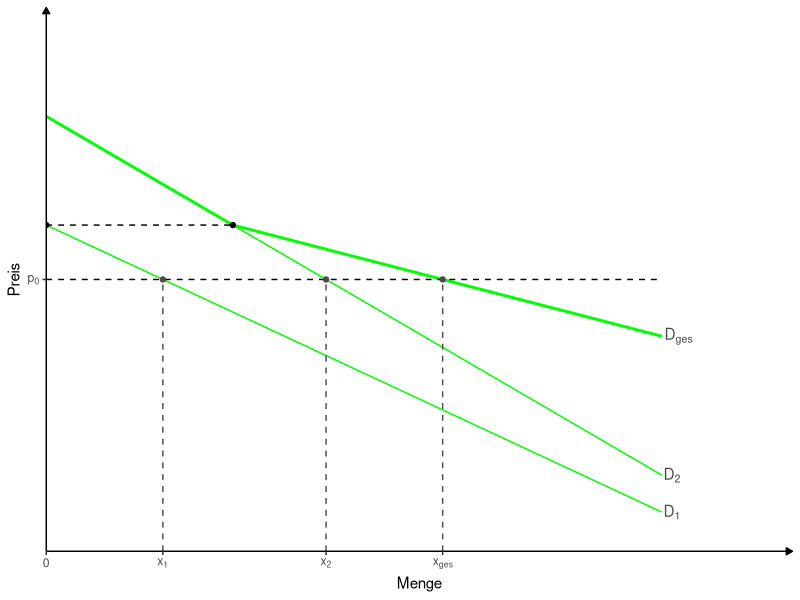
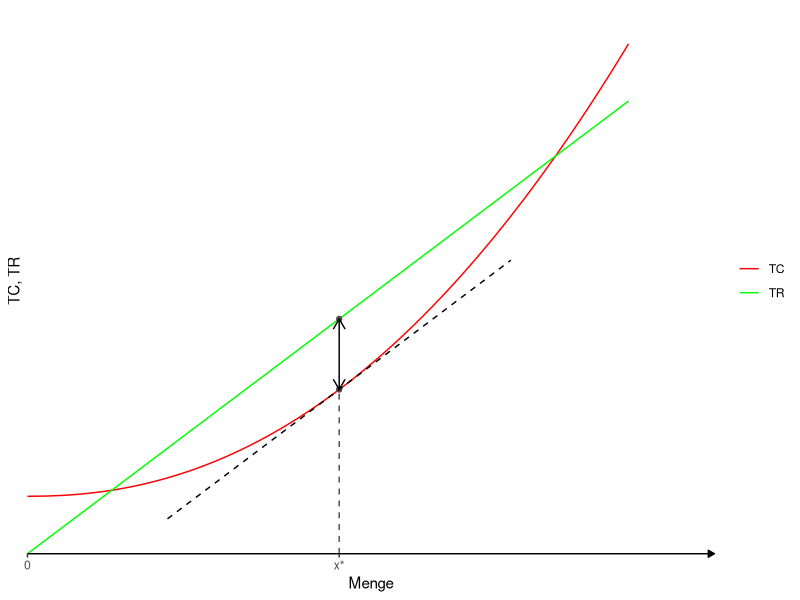
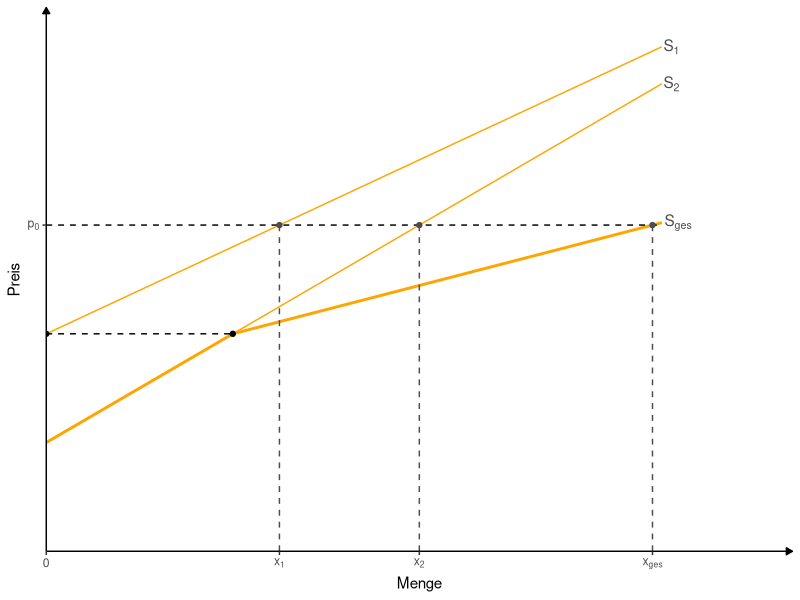
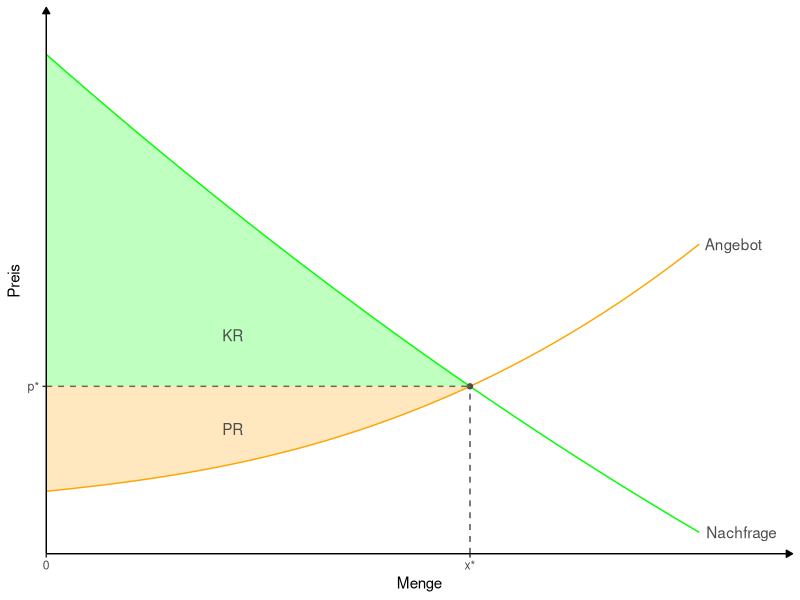
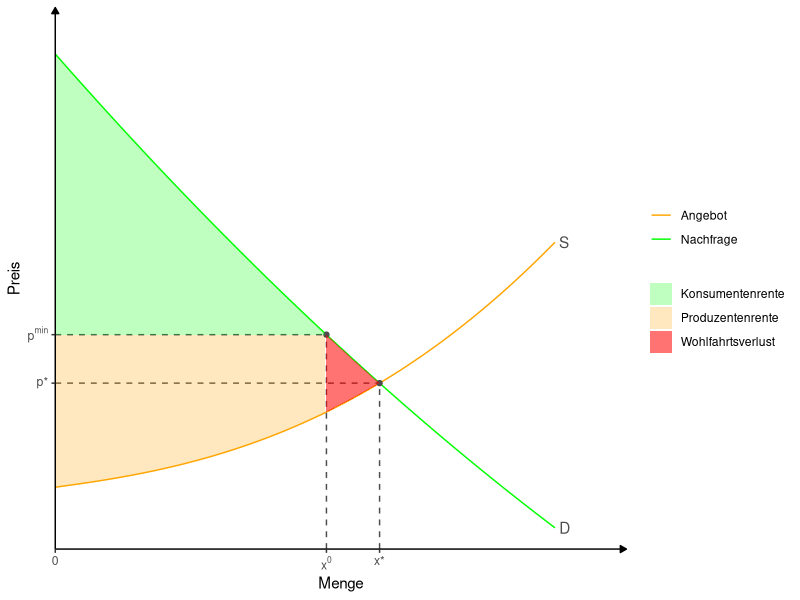
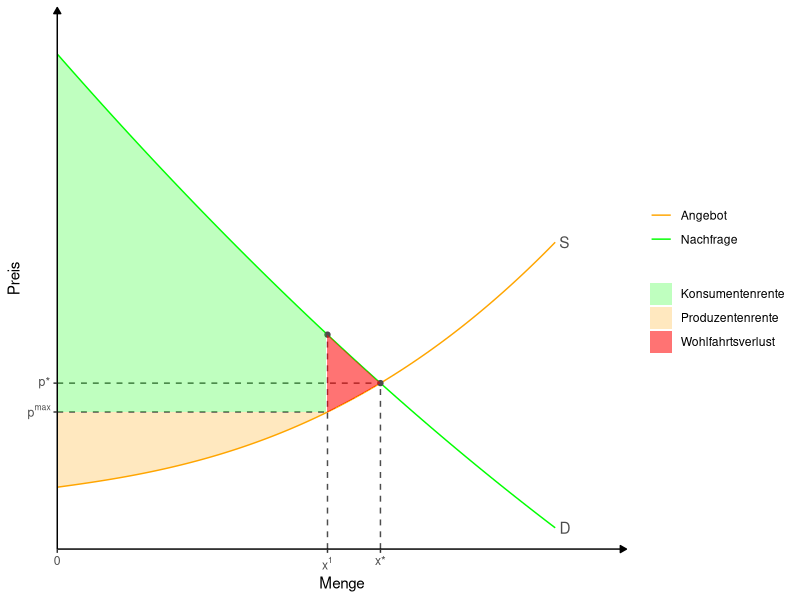
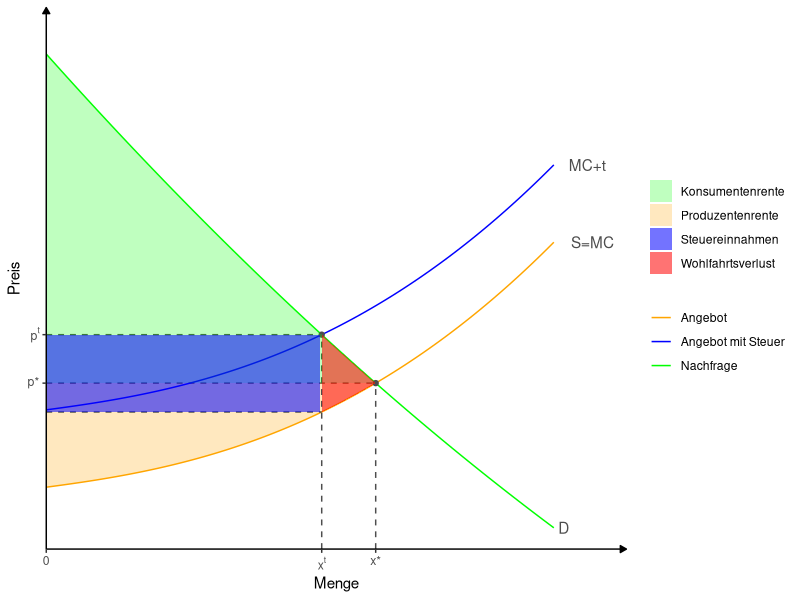

R code for these plots, in order:
## ---- chunk 1
# Bibliotheken laden
library(tidyverse)

# Funktionen definieren

x <- 0:5

demand2 <- function(x) 4-x
demand1 <- function(x) 3-.8*x

# x=4-p
#(4/5)*x=3-p
#x=(15/4)-(5/4)p

#x=(31/4)-(9/4)p

#(9/4)p=(31/4)-x

#p=(31/9)-(4/9)x 

demandg <- function(x) (31/9)-(4/9)*x 

# Schnittpunkt 

q0 <- uniroot(function(x) demand2(x) - demandg(x), range(x))$root

p0 <- function(x) 2.5

q1 <- uniroot(function(x) demand1(x) - p0(x), range(x))$root

q2 <- uniroot(function(x) demand2(x) - p0(x), range(x))$root

qg <- uniroot(function(x) demandg(x) - p0(x), range(x))$root


# Chart

p  <- ggplot() +
  stat_function(aes(color = "Nachfrage"), fun = demand1, xlim = c(0,3.3))+
   annotate(geom = "text", x=3.3, y=demand1(3.3), hjust=-0.1, label=expression('D'[1]),color = "grey30")+
  
  stat_function(aes(color = "Nachfrage"), fun = demand2, xlim = c(0,3.3))+
   annotate(geom = "text", x=3.3, y=demand2(3.3), hjust=-0.1, label=expression('D'[2]),color = "grey30")+
  
  stat_function(aes(color = "Nachfrage"), fun = demandg, xlim = c(q0,3.3), size=1)+
   annotate(geom = "text", x=3.3, y=demandg(3.3), hjust=-0.1, label=expression('D'[ges]),color = "grey30")+
  
  stat_function(aes(color = "Nachfrage"), fun = demand2, xlim = c(0,q0), size=1)+
  stat_function(fun = p0, xlim = c(0,3.3), linetype= "dashed")+
  #
  annotate("point", x = q1, y = demand1(q1), color = "grey30")+
  annotate("point", x = q2, y = demand2(q2), color = "grey30")+
  annotate("point", x = qg, y = demandg(qg), color = "grey30")+
  annotate("point", x=0, y=demand1(0))+
  annotate("point", x=q0, y=demandg(q0))+
  #
  annotate("segment", x = q1, xend = q1, y = 0, yend = demand1(q1),
                    linetype = "dashed", color = "grey30") +
  annotate("segment", x = q2, xend = q2, y = 0, yend = demand2(q2),
           linetype = "dashed", color = "grey30") +
  annotate("segment", x = qg, xend = qg, y = 0, yend = demandg(qg),
           linetype = "dashed", color = "grey30") +
  annotate("segment", x=0, xend=q0, y=demandg(q0), yend=demandg(q0), linetype = "dashed")+
    #
  scale_color_manual(values=c("green"))+
#  scale_fill_manual(values=c("green", "orange"))+
  scale_x_continuous(expand = c(0, 0), 
                     breaks = c(0, q1, q2, qg), labels = expression(0, "x"[1], "x"[2], "x"[ges]),
                     limits = c(0, 4)) +
  scale_y_continuous(expand = c(0, 0), 
                     breaks = p0,
                     labels=expression("p"[0]),
                     limits = c(0,5)
                    ) +
  theme_classic() +
  theme(panel.grid = element_blank(),
        legend.position = "none", #Damit Legende unterdrückt.
       ) +
  theme(axis.line = element_line(arrow = arrow(type='closed', length = unit(5,'pt'))))+
  labs(x = "Menge", y = "Preis", 
       color = NULL, fill = NULL)
p

## ---- chunk 2
# Bibliotheken laden
library(tidyverse)

# Funktionen definieren

x <- 0:5

TC <- function(x) x^2.2+2
TR <- function(x) 4.5*x


# Gewinnmaximum

## Steigungen gleich


q <- uniroot(function(x) x^1.2*2.2 - 4.5 , range(x))$root

help <- TR(q)-TC(q)

help2 <- function(x) 4.5*x-help

#Gleichgewichtspreis
#p <- supply(q)

# Konsumenten- und Produzentenrente

#z <- seq(0, q, 0.01)

# Abbildung

p <- ggplot() +
  stat_function(aes(color = "TC"), fun = TC, xlim = c(0,3.5))+
 #  annotate(geom = "text", x=3.5, y=TC(3.5), hjust=-0.1, label="TC",color = "grey30")+
  stat_function(aes(color = "TR"), fun = TR, xlim = c(0,3.5))+
#  annotate(geom = "text", x=3.5, y=TR(3.5), hjust=-0.1, label="TR",color = "grey30")+ 
  annotate("point", x = q, y = TC(q), color = "grey30")+
  annotate("point", x = q, y = TR(q), color = "grey30")+
  annotate("segment", x = q, xend = q, y = 0, yend = TC(q),
           linetype = "dashed", color = "grey30") +
  stat_function(aes(),linetype="dashed", fun=help2, xlim=c(q-1, q+1))+
  annotate("segment", x=q, xend=q, y=TC(q), yend=TR(q),
           #linetype="dotted",
           arrow=arrow(ends="both", length = unit(.3, "cm")))+
   #geom_ribbon(aes(x = z, ymin = supply(z), ymax = p,
    #              fill = "Produzentenrente"), alpha = 0.25) +
  #geom_ribbon(aes(x = z, ymin = p, ymax = demand(z),
   #               fill = "Konsumentenrente"), alpha = 0.25)+
  scale_color_manual(values=c("red", "green"))+
  #scale_fill_manual(values=c("green", "orange"))+
  scale_x_continuous(expand = c(0, 0), 
                     breaks = c(0,q), labels = c(0,"x*"),
                     limits = c(0, 4)) +
  scale_y_continuous(expand = c(0, 0), 
                     breaks = NULL, labels = NULL,
                     limits = c(0,19)) +
  theme_classic() +
  theme(panel.grid = element_blank(),
       # legend.position = "none", #Damit Legende unterdrückt.
       ) +
  theme(axis.line = element_line(arrow = arrow(type='closed', length = unit(5,'pt'))))+
  labs(x = "Menge", y = "TC, TR", 
       color = NULL, fill = NULL)
p

## ---- chunk 3
# Bibliotheken laden
library(tidyverse)

# Funktionen definieren

x <- 0:5

TC <- function(x) x^2.2+2
TR <- function(x) 4.5*x

TRN <- function(x) 5.5*x


# Gewinnmaximum

## Steigungen gleich


q <- uniroot(function(x) x^1.2*2.2 - 4.5 , range(x))$root

help <- TR(q)-TC(q)

help2 <- function(x) 4.5*x-help

qn <- uniroot(function(x) x^1.2*2.2 - 5.5 , range(x))$root

helpn <- TRN(qn)-TC(qn)

help2n <- function(x) 5.5*x-helpn

#Gleichgewichtspreis
#p <- supply(q)

# Konsumenten- und Produzentenrente

#z <- seq(0, q, 0.01)

# Abbildung

p <- ggplot() +
  stat_function(aes(color = "TC"), fun = TC, xlim = c(0,3.5))+
 #  annotate(geom = "text", x=3.5, y=TC(3.5), hjust=-0.1, label="TC",color = "grey30")+
  stat_function(aes(color = "TR"), fun = TR, xlim = c(0,3.5))+
#  annotate(geom = "text", x=3.5, y=TR(3.5), hjust=-0.1, label="TR",color = "grey30")+ 
  stat_function(aes(color = "TR"), fun = TRN, xlim = c(0,3.5),  linetype= "dashed")+
  annotate("point", x = q, y = TC(q), color = "grey30")+
  annotate("point", x = q, y = TR(q), color = "grey30")+
  annotate("segment", x = q, xend = q, y = 0, yend = TC(q),
           linetype = "dashed", color = "grey30") +
  stat_function(aes(),linetype="dashed", fun=help2, xlim=c(q-1, q+1))+
  annotate("segment", x=q, xend=q, y=TC(q), yend=TR(q),
           #linetype="dotted",
           arrow=arrow(ends="both", length = unit(.3, "cm")))+
  annotate("point", x = qn, y = TC(qn), color = "grey30")+
  annotate("point", x = qn, y = TRN(qn), color = "grey30")+
  annotate("segment", x = qn, xend = qn, y = 0, yend = TC(qn),
           linetype = "dashed", color = "grey30") +
  stat_function(aes(),linetype="dashed", fun=help2n, xlim=c(qn-1, qn+1))+
  annotate("segment", x=qn, xend=qn, y=TC(qn), yend=TRN(qn),
           #linetype="dotted",
           arrow=arrow(ends="both", length = unit(.3, "cm")))+
  #Pfeil
  geom_curve(
    aes(x = 2.5, y = TR(2.5), xend = 2.8, yend = TRN(2.8)),
    arrow = arrow(length = unit(0.03, "npc")),
    angle=90
  )+
  
   #geom_ribbon(aes(x = z, ymin = supply(z), ymax = p,
    #              fill = "Produzentenrente"), alpha = 0.25) +
  #geom_ribbon(aes(x = z, ymin = p, ymax = demand(z),
   #               fill = "Konsumentenrente"), alpha = 0.25)+
  scale_color_manual(values=c("red", "green"))+
  #scale_fill_manual(values=c("green", "orange"))+
  scale_x_continuous(expand = c(0, 0), 
                     breaks = c(0,q, qn), labels = c(0,"x*", "x*'"),
                     limits = c(0, 4)) +
  scale_y_continuous(expand = c(0, 0), 
                     breaks = NULL, labels = NULL,
                     limits = c(0,19)) +
  theme_classic() +
  theme(panel.grid = element_blank(),
       # legend.position = "none", #Damit Legende unterdrückt.
       ) +
  theme(axis.line = element_line(arrow = arrow(type='closed', length = unit(5,'pt'))))+
  labs(x = "Menge", y = "TC, TR", 
       color = NULL, fill = NULL)

## ---- chunk 4
# Bibliotheken laden
library(tidyverse)

# Funktionen definieren

x <- 0:6

supply2 <- function(x) 1+x
supply1 <- function(x) 2+.8*x

# x=p-1
#(4/5)*x=p-2
#x=(5/4)p-(10/4)

#x=(9/4)p-(14/4)

#(9/4)p=(14/4)+x |*(4/9)

#p=(14/9)+(4/9)x 

supplyg <- function(x) (14/9)+(4/9)*x 

# Schnittpunkt 

q0 <- uniroot(function(x) supply2(x) - supplyg(x), range(x))$root

p0 <- function(x) 3

q1 <- uniroot(function(x) supply1(x) - p0(x), range(x))$root

q2 <- uniroot(function(x) supply2(x) - p0(x), range(x))$root

qg <- uniroot(function(x) supplyg(x) - p0(x), range(x))$root


# Chart

p  <- ggplot() +
  stat_function(aes(color = "Angebot"), fun = supply1, xlim = c(0,3.3))+
   annotate(geom = "text", x=3.3, y=supply1(3.3), hjust=-0.1, label=expression('S'[1]),color = "grey30")+
  
  stat_function(aes(color = "Angebot"), fun = supply2, xlim = c(0,3.3))+
   annotate(geom = "text", x=3.3, y=supply2(3.3), hjust=-0.1, label=expression('S'[2]),color = "grey30")+
  
  stat_function(aes(color = "Angebot"), fun = supplyg, xlim = c(q0,3.3), size=1)+
   annotate(geom = "text", x=3.3, y=supplyg(3.3), hjust=-0.1, label=expression('S'[ges]),color = "grey30")+
  
  stat_function(aes(color = "Angebot"), fun = supply2, xlim = c(0,q0), size=1)+
  stat_function(fun = p0, xlim = c(0,3.3), linetype= "dashed")+
  #
  annotate("point", x = q1, y = supply1(q1), color = "grey30")+
  annotate("point", x = q2, y = supply2(q2), color = "grey30")+
  annotate("point", x = qg, y = supplyg(qg), color = "grey30")+
  annotate("point", x=0, y=supply1(0))+
  annotate("point", x=q0, y=supplyg(q0))+
  #
  annotate("segment", x = q1, xend = q1, y = 0, yend = supply1(q1),
                    linetype = "dashed", color = "grey30") +
  annotate("segment", x = q2, xend = q2, y = 0, yend = supply2(q2),
           linetype = "dashed", color = "grey30") +
  annotate("segment", x = qg, xend = qg, y = 0, yend = supplyg(qg),
           linetype = "dashed", color = "grey30") +
  annotate("segment", x=0, xend=q0, y=supplyg(q0), yend=supplyg(q0), linetype = "dashed")+
    #
  scale_color_manual(values=c("orange"))+
#  scale_fill_manual(values=c("green", "orange"))+
  scale_x_continuous(expand = c(0, 0), 
                     breaks = c(0, q1, q2, qg), labels = expression(0, "x"[1], "x"[2], "x"[ges]),
                     limits = c(0, 4)) +
  scale_y_continuous(expand = c(0, 0), 
                     breaks = p0,
                     labels=expression("p"[0]),
                     limits = c(0,5)
                    ) +
  theme_classic() +
  theme(panel.grid = element_blank(),
        legend.position = "none", #Damit Legende unterdrückt.
       ) +
  theme(axis.line = element_line(arrow = arrow(type='closed', length = unit(5,'pt'))))+
  labs(x = "Menge", y = "Preis", 
       color = NULL, fill = NULL)
p

## ---- chunk 5
# Bibliotheken laden
library(tidyverse)
# Funktionen definieren

x <- 0:5

demand <- function(x) (x - 8)^2-5*x
supply <- function(x) x^2.5 + 2.5*x + 8

#labels <- c("Nachfrage", "Angebot")

#Gleichgewichtsmenge
q <- uniroot(function(x) demand(x) - supply(x), range(x))$root

#Gleichgewichtspreis
p <- supply(q)

# Konsumenten- und Produzentenrente

z <- seq(0, q, 0.01)

# Chart

chart <- ggplot() +
  stat_function(aes(color = "Nachfrage"), fun = demand, xlim = c(0,3.5))+
   annotate(geom = "text", x=3.5, y=demand(3.5), hjust=-0.1, label="Nachfrage",color = "grey30")+
  stat_function(aes(color = "Angebot"), fun = supply, xlim = c(0,3.5))+
  annotate(geom = "text", x=3.5, y=supply(3.5), hjust=-0.1, label="Angebot",color = "grey30")+ 
  annotate("point", x = q, y = p, color = "grey30")+
  annotate("segment", x = q, xend = q, y = 0, yend = p,
           linetype = "dashed", color = "grey30") +
  annotate("segment", x = 0, xend = q, y = p, yend = p,
           linetype = "dashed", color = "grey30")+
   geom_ribbon(aes(x = z, ymin = supply(z), ymax = p,
                  fill = "Produzentenrente"), alpha = 0.25) +
  annotate("text", x=1, y=16, label="PR", color="grey30")+
  geom_ribbon(aes(x = z, ymin = p, ymax = demand(z),
                  fill = "Konsumentenrente"), alpha = 0.25)+
  annotate("text", x=1, y=28, label="KR", color="grey30")+
  scale_color_manual(values=c("orange", "green"))+
  scale_fill_manual(values=c("green", "orange"))+
  scale_x_continuous(expand = c(0, 0), 
                     breaks = c(0,q), labels = c(0,"x*"),
                     limits = c(0, 4)) +
  scale_y_continuous(expand = c(0, 0), 
                     breaks = p, labels = "p*",
                     limits = c(0,70)) +
  theme_classic() +
  theme(panel.grid = element_blank(),
        legend.position = "none", #Damit Legende unterdrückt.
       ) +
  theme(axis.line = element_line(arrow = arrow(type='closed', length = unit(5,'pt'))))+
  labs(x = "Menge", y = "Preis", 
       color = NULL, fill = NULL)
chart

## ---- chunk 6
# Bibliotheken laden
library(tidyverse)
library(ggtext)

# Funktionen definieren

x <- 0:5

demand <- function(x) (x - 8)^2-5*x
supply <- function(x) x^2.5 + 2.5*x + 8
t <-10
supply_t <- function(x) x^2.5 + 2.5*x + 8+t

#labels <- c("Nachfrage", "Angebot")

#Gleichgewichtsmengen
q <- uniroot(function(x) demand(x) - supply(x), range(x))$root

q_t <- uniroot(function(x) demand(x) - supply_t(x), range(x))$root

#Gleichgewichtspreise
p <- supply(q)
p_t <- supply_t(q_t)

test <- "x^t"

# Konsumenten- und Produzentenrente

z <- seq(0, q, 0.01)
z_t <- seq(0, q_t, 0.01)
z_wfl <- seq(q_t, q, 0.01)

# Chart (Erzeugt aus Abb. mit Steuer)

chart <- ggplot() +
  stat_function(aes(color = "Nachfrage"), fun = demand, xlim = c(0,3.5))+
   annotate(geom = "text", x=3.5, y=demand(3.5), hjust=-0.4, label="D",color = "grey30")+
  stat_function(aes(color = "Angebot"), fun = supply, xlim = c(0,3.5))+
  annotate(geom = "text", x=3.5, y=supply(3.5), hjust=-0.4, label="S",color = "grey30")+ 
  annotate("point", x = q, y = p, color = "grey30")+
  annotate("segment", x = q, xend = q, y = 0, yend = p,
           linetype = "dashed", color = "grey30") +
  annotate("segment", x = 0, xend = q, y = p, yend = p,
           linetype = "dashed", color = "grey30")+
   geom_ribbon(aes(x = z_t, ymin = supply(z_t), ymax = p_t,
                  fill = "Produzentenrente"), alpha = 0.25) +
#  stat_function(aes(color = "Angebot mit Steuer"), fun = supply_t, xlim = c(0,3.5))+
#  annotate(geom = "text", x=3.5, y=supply_t(3.5), hjust=-0.4, label="MC+t",color = "grey30")+
  annotate("point", x = q_t, y = p_t, color = "grey30")+
  annotate("segment", x = q_t, xend = q_t, y = 0, yend = p_t,
           linetype = "dashed", color = "grey30") +
  annotate("segment", x = 0, xend = q_t, y = p_t, yend = p_t,
           linetype = "dashed", color = "grey30")+
 # annotate("text", x=1, y=16, label="PR", color="grey30")+
  #Preis abzüglich steuer
  # annotate("segment", x = 0, xend = q_t, y = p_t-t, yend = p_t-t,
   #        linetype = "dashed", color = "grey30")+
  geom_ribbon(aes(x = z_t, ymin = p_t, ymax = demand(z_t),
                  fill = "Konsumentenrente"), alpha = 0.25)+
 # geom_ribbon(aes(x = z_t, ymin = p_t-t, ymax = p_t,
  #                fill = "Steuereinnahmen"), alpha = 0.55)+
  geom_ribbon(aes(x = z_wfl, ymin = supply(z_wfl), ymax = demand(z_wfl),
                  fill = "Wohlfahrtsverlust"), alpha = 0.55)+
#  annotate("text", x=1, y=28, label="KR", color="grey30")+
  scale_color_manual(values=c("orange", #"blue",
                              "green"))+
  scale_fill_manual(values=c("green", "orange", #"blue",
                             "red"))+
  scale_x_continuous(expand = c(0, 0), 
                     breaks = c(0,q_t,q), labels = expression(0, "x"^0,"x*"),
                     limits = c(0, 4)) +
  scale_y_continuous(expand = c(0, 0), 
                     breaks = c(p, p_t), labels = expression("p*", "p"^min),
                     limits = c(0,70)) +
  theme_classic() +
  theme(panel.grid = element_blank(),
       # legend.position = "none", #Damit Legende unterdrückt.
       #axis.breaks.x=element_markdown()
       ) +
  theme(axis.line = element_line(arrow = arrow(type='closed', length = unit(5,'pt'))))+
  labs(x = "Menge", y = "Preis", 
       color = NULL, fill = NULL)


chart

## ---- chunk 7
# Bibliotheken laden
library(tidyverse)
library(ggtext)

# Funktionen definieren

x <- 0:5

demand <- function(x) (x - 8)^2-5*x
supply <- function(x) x^2.5 + 2.5*x + 8
t <-10
supply_t <- function(x) x^2.5 + 2.5*x + 8+t

#labels <- c("Nachfrage", "Angebot")

#Gleichgewichtsmengen
q <- uniroot(function(x) demand(x) - supply(x), range(x))$root

q_t <- uniroot(function(x) demand(x) - supply_t(x), range(x))$root

#Gleichgewichtspreise
p <- supply(q)
p_t <- supply_t(q_t)

test <- "x^t"

# Konsumenten- und Produzentenrente

z <- seq(0, q, 0.01)
z_t <- seq(0, q_t, 0.01)
z_wfl <- seq(q_t, q, 0.01)

# Chart (Erzeugt aus Abb. mit Steuer)

chart <- ggplot() +
  stat_function(aes(color = "Nachfrage"), fun = demand, xlim = c(0,3.5))+
   annotate(geom = "text", x=3.5, y=demand(3.5), hjust=-0.4, label="D",color = "grey30")+
  stat_function(aes(color = "Angebot"), fun = supply, xlim = c(0,3.5))+
  annotate(geom = "text", x=3.5, y=supply(3.5), hjust=-0.4, label="S",color = "grey30")+ 
  annotate("point", x = q, y = p, color = "grey30")+
  annotate("segment", x = q, xend = q, y = 0, yend = p,
           linetype = "dashed", color = "grey30") +
  annotate("segment", x = 0, xend = q, y = p, yend = p,
           linetype = "dashed", color = "grey30")+
   geom_ribbon(aes(x = z_t, ymin = supply(z_t), ymax = p_t-t,
                  fill = "Produzentenrente"), alpha = 0.25) +
#  stat_function(aes(color = "Angebot mit Steuer"), fun = supply_t, xlim = c(0,3.5))+
#  annotate(geom = "text", x=3.5, y=supply_t(3.5), hjust=-0.4, label="MC+t",color = "grey30")+
  annotate("point", x = q_t, y = p_t, color = "grey30")+
  annotate("segment", x = q_t, xend = q_t, y = 0, yend = p_t,
           linetype = "dashed", color = "grey30") +
#  annotate("segment", x = 0, xend = q_t, y = p_t, yend = p_t,
 #          linetype = "dashed", color = "grey30")+
 # annotate("text", x=1, y=16, label="PR", color="grey30")+
  #Preis abzüglich steuer
   annotate("segment", x = 0, xend = q_t, y = p_t-t, yend = p_t-t,
           linetype = "dashed", color = "grey30")+
  geom_ribbon(aes(x = z_t, ymin = p_t-t, ymax = demand(z_t),
                  fill = "Konsumentenrente"), alpha = 0.25)+
 # geom_ribbon(aes(x = z_t, ymin = p_t-t, ymax = p_t,
  #                fill = "Steuereinnahmen"), alpha = 0.55)+
  geom_ribbon(aes(x = z_wfl, ymin = supply(z_wfl), ymax = demand(z_wfl),
                  fill = "Wohlfahrtsverlust"), alpha = 0.55)+
#  annotate("text", x=1, y=28, label="KR", color="grey30")+
  scale_color_manual(values=c("orange", #"blue",
                              "green"))+
  scale_fill_manual(values=c("green", "orange", #"blue",
                             "red"))+
  scale_x_continuous(expand = c(0, 0), 
                     breaks = c(0,q_t,q), labels = expression(0, "x"^1,"x*"),
                     limits = c(0, 4)) +
  scale_y_continuous(expand = c(0, 0), 
                     breaks = c(p, p_t-t), labels = expression("p*", "p"^max),
                     limits = c(0,70)) +
  theme_classic() +
  theme(panel.grid = element_blank(),
       # legend.position = "none", #Damit Legende unterdrückt.
       #axis.breaks.x=element_markdown()
       ) +
  theme(axis.line = element_line(arrow = arrow(type='closed', length = unit(5,'pt'))))+
  labs(x = "Menge", y = "Preis", 
       color = NULL, fill = NULL)


chart

## ---- chunk 8
# Bibliotheken laden
library(tidyverse)
library(ggtext)

# Funktionen definieren

x <- 0:5

demand <- function(x) (x - 8)^2-5*x
supply <- function(x) x^2.5 + 2.5*x + 8
t <-10
supply_t <- function(x) x^2.5 + 2.5*x + 8+t

#labels <- c("Nachfrage", "Angebot")

#Gleichgewichtsmengen
q <- uniroot(function(x) demand(x) - supply(x), range(x))$root

q_t <- uniroot(function(x) demand(x) - supply_t(x), range(x))$root

#Gleichgewichtspreise
p <- supply(q)
p_t <- supply_t(q_t)

test <- "x^t"

# Konsumenten- und Produzentenrente

z <- seq(0, q, 0.01)
z_t <- seq(0, q_t, 0.01)
z_wfl <- seq(q_t, q, 0.01)

# Chart

chart <- ggplot() +
  stat_function(aes(color = "Nachfrage"), fun = demand, xlim = c(0,3.5))+
   annotate(geom = "text", x=3.5, y=demand(3.5), hjust=-0.4, label="D",color = "grey30")+
  stat_function(aes(color = "Angebot"), fun = supply, xlim = c(0,3.5))+
  annotate(geom = "text", x=3.5, y=supply(3.5), hjust=-0.4, label="S=MC",color = "grey30")+ 
  annotate("point", x = q, y = p, color = "grey30")+
  annotate("segment", x = q, xend = q, y = 0, yend = p,
           linetype = "dashed", color = "grey30") +
  annotate("segment", x = 0, xend = q, y = p, yend = p,
           linetype = "dashed", color = "grey30")+
   geom_ribbon(aes(x = z, ymin = supply(z), ymax = p,
                  fill = "Produzentenrente"), alpha = 0.25) +
  stat_function(aes(color = "Angebot mit Steuer"), fun = supply_t, xlim = c(0,3.5))+
  annotate(geom = "text", x=3.5, y=supply_t(3.5), hjust=-0.4, label="MC+t",color = "grey30")+
  annotate("point", x = q_t, y = p_t, color = "grey30")+
  annotate("segment", x = q_t, xend = q_t, y = 0, yend = p_t,
           linetype = "dashed", color = "grey30") +
  annotate("segment", x = 0, xend = q_t, y = p_t, yend = p_t,
           linetype = "dashed", color = "grey30")+
 # annotate("text", x=1, y=16, label="PR", color="grey30")+
  #Preis abzüglich steuer
   annotate("segment", x = 0, xend = q_t, y = p_t-t, yend = p_t-t,
           linetype = "dashed", color = "grey30")+
  geom_ribbon(aes(x = z, ymin = p, ymax = demand(z),
                  fill = "Konsumentenrente"), alpha = 0.25)+
  geom_ribbon(aes(x = z_t, ymin = p_t-t, ymax = p_t,
                  fill = "Steuereinnahmen"), alpha = 0.55)+
  geom_ribbon(aes(x = z_wfl, ymin = supply(z_wfl), ymax = demand(z_wfl),
                  fill = "Wohlfahrtsverlust"), alpha = 0.55)+
#  annotate("text", x=1, y=28, label="KR", color="grey30")+
  scale_color_manual(values=c("orange", "blue", "green"))+
  scale_fill_manual(values=c("green", "orange", "blue", "red"))+
  scale_x_continuous(expand = c(0, 0), 
                     breaks = c(0,q_t,q), labels = expression(0, "x"^t,"x*"),
                     limits = c(0, 4)) +
  scale_y_continuous(expand = c(0, 0), 
                     breaks = c(p, p_t), labels = expression("p*", "p"^t),
                     limits = c(0,70)) +
  theme_classic() +
  theme(panel.grid = element_blank(),
       # legend.position = "none", #Damit Legende unterdrückt.
       #axis.breaks.x=element_markdown()
       ) +
  theme(axis.line = element_line(arrow = arrow(type='closed', length = unit(5,'pt'))))+
  labs(x = "Menge", y = "Preis", 
       color = NULL, fill = NULL)


chart
